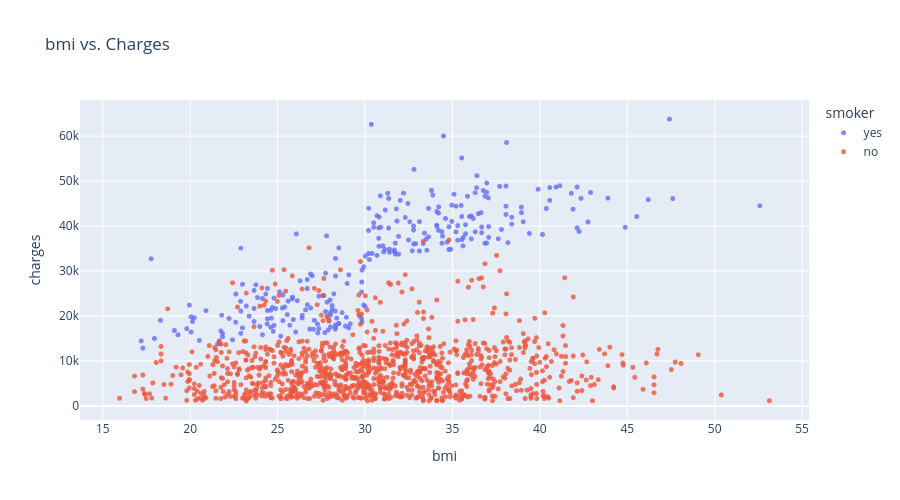

Notebook cell for this chart:
### Code cell
fig = px.scatter(medical_df, 
                 x='bmi', 
                 y='charges', 
                 color='smoker', 
                 opacity=0.8, 
                 hover_data=['sex'], 
                 title='bmi vs. Charges')
fig.update_traces(marker_size=5)
fig.update_layout(height=500)
fig.show()

### Figure 1 — Plotly figure (JSON) as saved in the notebook; plotly's stock layout.template omitted (floating-point values rounded to 4 significant figures; data arrays with more than 128 entries replaced by an {"elided": "..."} marker saying what was removed)
{"data": [{"customdata": {"elided": "274x1 str values"}, "hovertemplate": "smoker=yes<br>bmi=%{x}<br>charges=%{y}<br>sex=%{customdata[0]}<extra></extra>", "legendgroup": "yes", "marker": {"color": "#636efa", "opacity": 0.8, "size": 5, "symbol": "circle"}, "mode": "markers", "name": "yes", "showlegend": true, "type": "scattergl", "x": {"elided": "274 float values"}, "xaxis": "x", "y": {"elided": "274 float values"}, "yaxis": "y"}, {"customdata": {"elided": "1064x1 str values"}, "hovertemplate": "smoker=no<br>bmi=%{x}<br>charges=%{y}<br>sex=%{customdata[0]}<extra></extra>", "legendgroup": "no", "marker": {"color": "#EF553B", "opacity": 0.8, "size": 5, "symbol": "circle"}, "mode": "markers", "name": "no", "showlegend": true, "type": "scattergl", "x": {"elided": "1064 float values"}, "xaxis": "x", "y": {"elided": "1064 float values"}, "yaxis": "y"}], "layout": {"height": 500, "legend": {"title": {"text": "smoker"}, "tracegroupgap": 0}, "title": {"text": "bmi vs. Charges"}, "xaxis": {"anchor": "y", "domain": [0, 1], "title": {"text": "bmi"}}, "yaxis": {"anchor": "x", "domain": [0, 1], "title": {"text": "charges"}}}}
